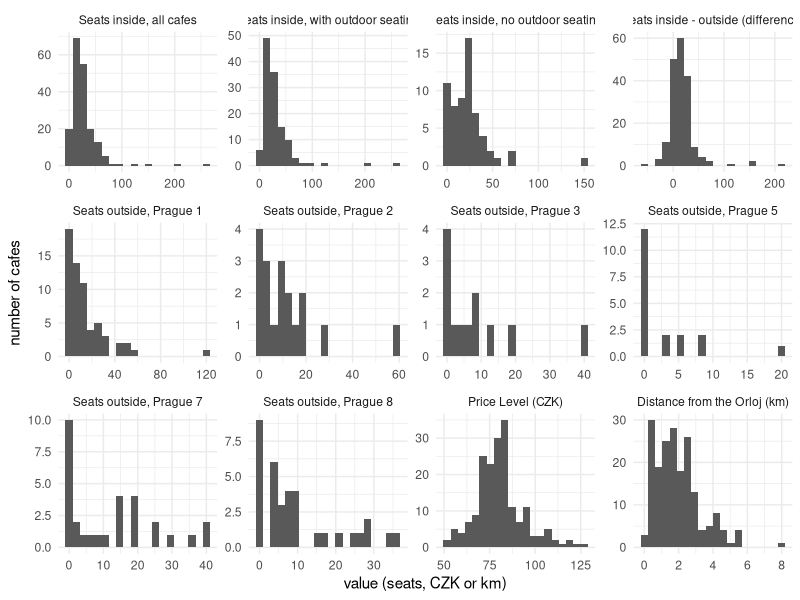
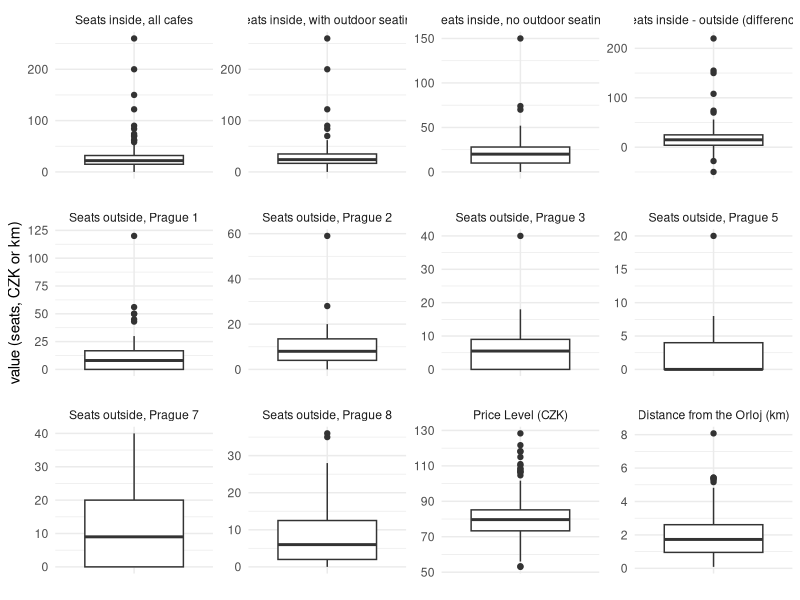
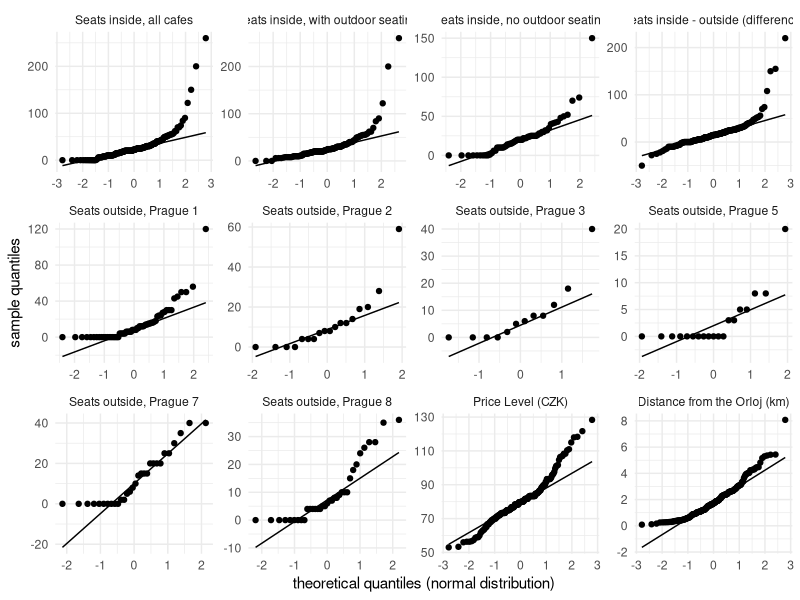
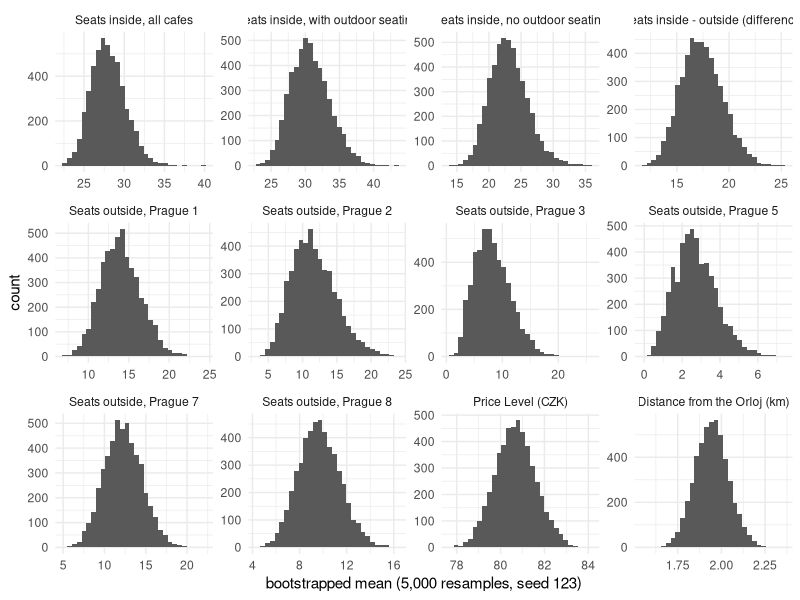
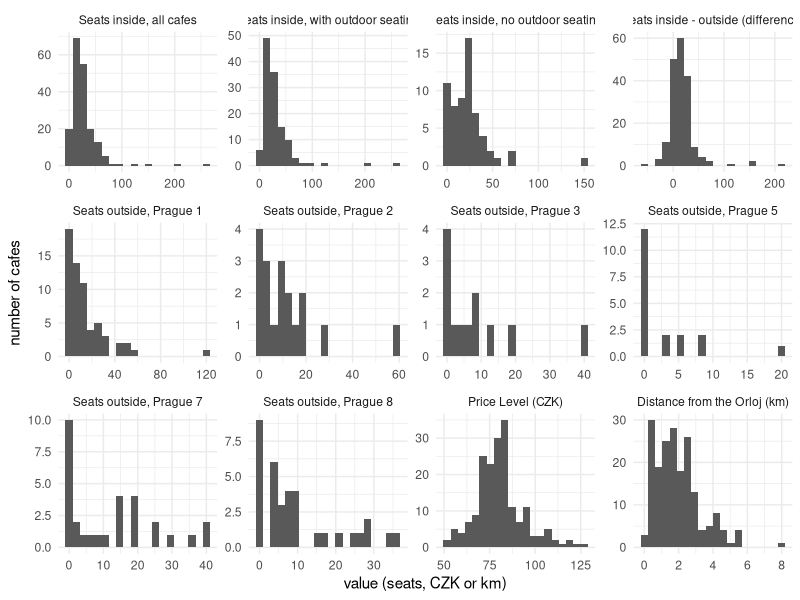
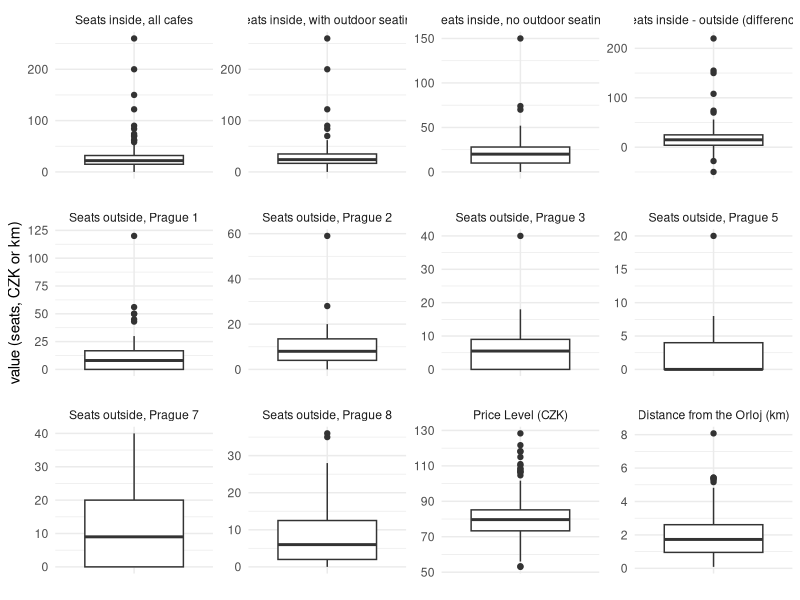
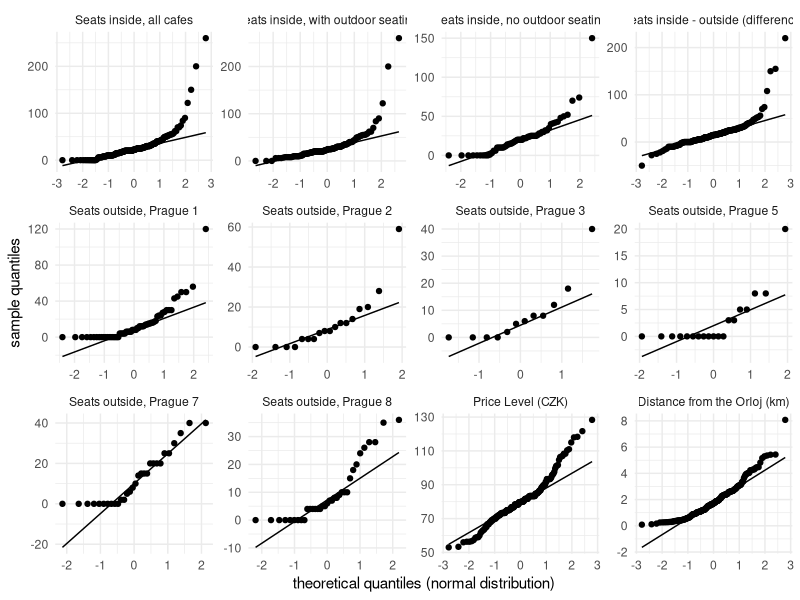
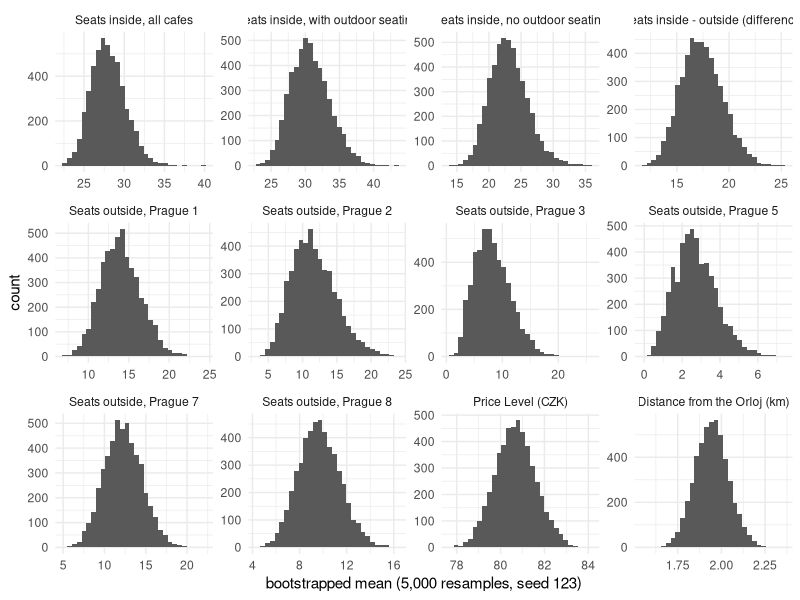

These figures' R source, in order:
# ===================================================================
# 02_descriptive.R -- DESCRIBE THE DATA AND DECIDE: PARAMETRIC OR NOT?
# (topic: Cafe Size)
#
# what this script does, for every variable our questions use (and for
# every group a question compares):
#   1. counts and percentages of the categorical variables
#   2. count, missing values, mean, SD, median, IQR and range
#   3. histogram, boxplot and Q-Q plot
#   4. normality check (skewness)
#   5. central limit theorem check (group size + bootstrapped means)
#   6. one table that says: parametric or non-parametric
#
# it reads analysis/dataset.csv (made by 01_cleaning.R) and writes
#   tables:  report/tables/D_counts.tex, D_stats.tex, D_table.tex
#   figures: report/figures/D_histograms.pdf, D_boxplots.pdf, D_qq.pdf,
#            D_bootstrap.pdf
#
# open prague-cafe-analysis.Rproj first, so the paths below work
# ===================================================================

library(dplyr)     # group_by(), summarise(), filter()
library(ggplot2)   # the plots
library(xtable)    # tables -> LaTeX

df <- read.csv(file.path("analysis", "dataset.csv"))

# folders for the exported tables and figures (created if they don't exist yet)
dir_tab <- file.path("report", "tables")
dir_fig <- file.path("report", "figures")
dir.create(dir_tab, recursive = TRUE, showWarnings = FALSE)
dir.create(dir_fig, recursive = TRUE, showWarnings = FALSE)


# ============================================================
# 1. CATEGORICAL VARIABLES: COUNTS AND PERCENTAGES
# ============================================================
# a categorical variable has no mean or SD -- counts and percentages are
# all we describe. it also needs no normality check

# a small function: counts and % of every value (NA shown as "missing")
describe_categories <- function(x, variable) {
  counts <- table(x, useNA = "ifany")
  values <- names(counts)
  values[is.na(values)] <- "missing"
  data.frame(variable = variable,
             value    = values,
             n        = as.vector(counts),
             percent  = round(100 * as.vector(counts) / sum(counts), 1))
}

# the 0/1 dummies get readable labels: 0 = "no", 1 = "yes"
counts_table <- rbind(
  describe_categories(factor(df$has_outdoor, levels = c(0, 1), labels = c("no", "yes")),
                      "Outdoor seating"),
  describe_categories(factor(df$small_cafe, levels = c(0, 1), labels = c("no", "yes")),
                      "Small cafe (15 or fewer seats inside)"),
  describe_categories(factor(df$top_rated, levels = c(0, 1), labels = c("no", "yes")),
                      "Top-rated (Google rating 4.7 or higher)"),
  describe_categories(factor(df$above_median_price, levels = c(0, 1), labels = c("no", "yes")),
                      "Above-median Price Level"),
  # districts in number order (1, 2, 3 ...), not alphabetical (1, 10, 11, 2 ...)
  describe_categories(factor(df$district, levels = paste("Prague", c(1, 2, 3, 5, 7, 8, 9, 10, 11))),
                      "District")
)
counts_table


# ============================================================
# 2. NUMERIC VARIABLES: ONE ROW PER THING WE WILL TEST
# ============================================================
# the guidelines want every numeric variable described overall AND within
# every group a question compares. so we stack them into one long data
# frame: "row" says which variable/group a value belongs to, "used_in"
# says which question needs it. every table and plot below has one entry
# per row

# A4 compares only these six districts
df_a4 <- filter(df, district %in% c("Prague 1", "Prague 2", "Prague 3",
                                    "Prague 5", "Prague 7", "Prague 8"))

series <- rbind(
  # A1, A6, A7, A10: seats inside, all cafes
  data.frame(row = "Seats inside, all cafes", used_in = "A1, A6, A7, A10",
             value = df$seats_inside),
  # A2: seats inside, compared between cafes with and without outdoor seating
  data.frame(row = "Seats inside, with outdoor seating", used_in = "A2",
             value = filter(df, has_outdoor == 1)$seats_inside),
  data.frame(row = "Seats inside, no outdoor seating", used_in = "A2",
             value = filter(df, has_outdoor == 0)$seats_inside),
  # A3: a PAIRED comparison, so we describe the DIFFERENCE inside - outside
  data.frame(row = "Seats inside - outside (difference)", used_in = "A3",
             value = df$seats_inside - df$seats_outside),
  # A4: seats outside, in each of the six districts
  data.frame(row = "Seats outside, Prague 1", used_in = "A4",
             value = filter(df_a4, district == "Prague 1")$seats_outside),
  data.frame(row = "Seats outside, Prague 2", used_in = "A4",
             value = filter(df_a4, district == "Prague 2")$seats_outside),
  data.frame(row = "Seats outside, Prague 3", used_in = "A4",
             value = filter(df_a4, district == "Prague 3")$seats_outside),
  data.frame(row = "Seats outside, Prague 5", used_in = "A4",
             value = filter(df_a4, district == "Prague 5")$seats_outside),
  data.frame(row = "Seats outside, Prague 7", used_in = "A4",
             value = filter(df_a4, district == "Prague 7")$seats_outside),
  data.frame(row = "Seats outside, Prague 8", used_in = "A4",
             value = filter(df_a4, district == "Prague 8")$seats_outside),
  # A6-A10: the Price Level
  data.frame(row = "Price Level (CZK)", used_in = "A6-A10",
             value = df$price_level),
  # A8: distance from the Orloj
  data.frame(row = "Distance from the Orloj (km)", used_in = "A8",
             value = df$distance_km)
)

# keep the rows in the order written above (not alphabetical) in tables and plots
series$row <- factor(series$row, levels = unique(series$row))


# ============================================================
# 3. COUNT AND SUMMARISE
# ============================================================
stats_table <- series %>%
  group_by(row) %>%
  summarise(n       = sum(!is.na(value)),   # observations we can use
            missing = sum(is.na(value)),    # missing values (NA)
            mean    = mean(value, na.rm = TRUE),
            sd      = sd(value, na.rm = TRUE),
            median  = median(value, na.rm = TRUE),
            iqr     = IQR(value, na.rm = TRUE),   # middle 50%: 3rd quartile - 1st quartile
            min     = min(value, na.rm = TRUE),
            max     = max(value, na.rm = TRUE))
stats_table

# from here on we only need the values that are not missing
series_clean <- series[!is.na(series$value), ]


# ============================================================
# 4. PLOT EVERY ROW: HISTOGRAM, BOXPLOT, Q-Q PLOT
# ============================================================
# facet_wrap() draws one small panel per row, side by side.
# scales = "free": every panel gets its own axes (seats and km differ)

# histogram: the shape of the distribution. normal = one symmetric bell
plot_hist <- ggplot(series_clean, aes(x = value)) +
  geom_histogram(bins = 20) +
  facet_wrap(~ row, scales = "free") +
  labs(x = "value (seats, CZK or km)", y = "number of cafes") +
  theme_minimal()
plot_hist
ggsave(file.path(dir_fig, "D_histograms.pdf"), plot_hist, width = 11, height = 8)

# boxplot: median (thick line), middle 50% (box) and outliers (dots)
plot_box <- ggplot(series_clean, aes(x = "", y = value)) +
  geom_boxplot() +
  facet_wrap(~ row, scales = "free") +
  labs(x = NULL, y = "value (seats, CZK or km)") +
  theme_minimal()
plot_box
ggsave(file.path(dir_fig, "D_boxplots.pdf"), plot_box, width = 11, height = 8)

# Q-Q plot: if the data are normal, the points follow the straight line.
# points curving away from the line at the ends = skew or heavy tails
plot_qq <- ggplot(series_clean, aes(sample = value)) +
  stat_qq() +
  stat_qq_line() +
  facet_wrap(~ row, scales = "free") +
  labs(x = "theoretical quantiles (normal distribution)", y = "sample quantiles") +
  theme_minimal()
plot_qq
ggsave(file.path(dir_fig, "D_qq.pdf"), plot_qq, width = 11, height = 8)


# ============================================================
# 5. NORMALITY CHECK: SKEWNESS
# ============================================================
# skewness measures asymmetry: 0 = symmetric like the normal curve,
# positive = long tail to the right (a few very large values).
# the formula from 05_assessing-normality.R:
skewness <- function(x) mean((x - mean(x))^3) / sd(x)^3

# RULE (a common rule of thumb): |skewness| < 0.5 counts as roughly
# symmetric, i.e. normal enough. we read it together with the plots above


# ============================================================
# 6. CENTRAL LIMIT THEOREM CHECK: GROUP SIZE + BOOTSTRAPPED MEANS
# ============================================================
# even if the VALUES are not normal, the MEAN of a large enough sample is
# roughly normal (the CLT) -- and the mean is what parametric tests use.
# two checks, as the guidelines ask:
#   (1) at least 30 observations in the group (rule of thumb)
#   (2) the distribution of bootstrapped means looks normal
#
# bootstrapping (07_bootstrapping.R): treat our sample as the population,
# draw a new sample of the SAME size from it WITH replacement, take its
# mean, and repeat 5,000 times. the 5,000 means show how the mean would
# vary from sample to sample. seed 123 makes the "random" draws the same
# on every computer
n_boot <- 5000

bootstrap_means <- function(x) {
  set.seed(123)
  replicate(n_boot, mean(sample(x, length(x), replace = TRUE)))
}

# loop over the rows: bootstrap each one and collect the results
d_table   <- NULL   # one line per row: the decision table
boot_data <- NULL   # all bootstrapped means, for the plot
for (r in levels(series_clean$row)) {
  x     <- series_clean$value[series_clean$row == r]
  means <- bootstrap_means(x)

  boot_data <- rbind(boot_data, data.frame(row = r, boot_mean = means))
  d_table   <- rbind(d_table, data.frame(
    variable      = r,
    used_in       = series_clean$used_in[series_clean$row == r][1],
    n             = length(x),
    skewness      = skewness(x),        # of the values themselves
    boot_skewness = skewness(means)     # of the 5,000 bootstrapped means
  ))
}

boot_data$row <- factor(boot_data$row, levels = levels(series_clean$row))

# the bootstrapped means: a symmetric bell = the CLT works for that row
plot_boot <- ggplot(boot_data, aes(x = boot_mean)) +
  geom_histogram(bins = 30) +
  facet_wrap(~ row, scales = "free") +
  labs(x = "bootstrapped mean (5,000 resamples, seed 123)", y = "count") +
  theme_minimal()
plot_boot
ggsave(file.path(dir_fig, "D_bootstrap.pdf"), plot_boot, width = 11, height = 8)


# ============================================================
# 7. THE DECISION: PARAMETRIC OR NON-PARAMETRIC
# ============================================================
# parametric if the values are normal OR the CLT applies; otherwise
# non-parametric. a question that compares groups can use the parametric
# test only if EVERY group it compares says "parametric"
d_table$normal     <- ifelse(abs(d_table$skewness) < 0.5, "yes", "no")
d_table$clt        <- ifelse(d_table$n >= 30 & abs(d_table$boot_skewness) < 0.5, "yes", "no")
d_table$conclusion <- ifelse(d_table$normal == "yes" | d_table$clt == "yes",
                             "parametric", "non-parametric")
d_table


# ============================================================
# 8. EXPORT THE TABLES TO LATEX
# ============================================================
# floating = FALSE: only the table itself; the caption is added in the
# report's .tex file around it. booktabs = TRUE: clean horizontal rules.
# comment = FALSE: no timestamp line, so every run gives the same file
names(counts_table) <- c("Variable", "Value", "n", "%")
print(xtable(counts_table, digits = c(0, 0, 0, 0, 1)),
      file = file.path(dir_tab, "D_counts.tex"),
      floating = FALSE, booktabs = TRUE, include.rownames = FALSE, comment = FALSE)

names(stats_table) <- c("Variable (group)", "n", "Missing", "Mean", "SD",
                        "Median", "IQR", "Min", "Max")
print(xtable(stats_table, digits = 2),
      file = file.path(dir_tab, "D_stats.tex"),
      floating = FALSE, booktabs = TRUE, include.rownames = FALSE, comment = FALSE)

names(d_table) <- c("Variable (group)", "Used in", "n", "Skewness",
                    "Skewness of boot. means", "Normal", "CLT applies", "Conclusion")
print(xtable(d_table, digits = 2),
      file = file.path(dir_tab, "D_table.tex"),
      floating = FALSE, booktabs = TRUE, include.rownames = FALSE, comment = FALSE)
